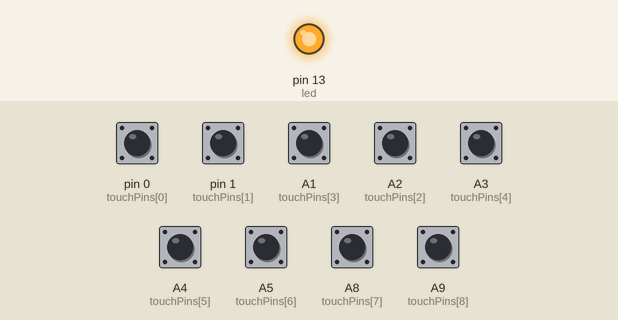
Simulated run of this program. Board: Teensy 3. On the bench: output pins drawn as LEDs (lit = HIGH). Inputs (shaded band) come from the test bench; at power-on: A1 (touchPins[3]), A2 (touchPins[2]), A3 (touchPins[4]), A4 (touchPins[5]), A5 (touchPins[6]), A8 (touchPins[7]), A9 (touchPins[8]), pin 0 (touchPins[0]), pin 1 (touchPins[1]) HIGH. Random numbers use the default seed unless the program sets one.

Above: at 4.0 s.
At 10.0 s:
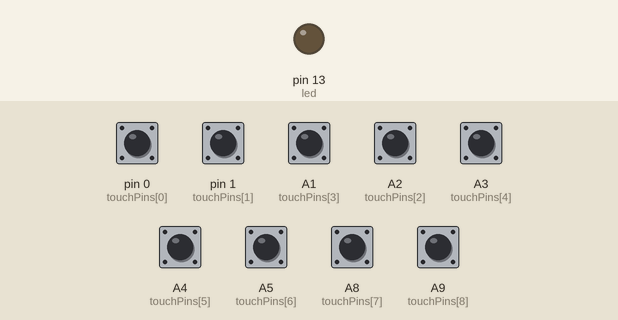
Timing chart, 0 to 12.2 s (numbered marks = the images above):
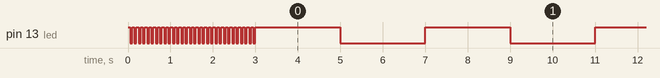

Measured:
- by itself, pin 13 (led): goes 29 × (LOW 0.05 s, HIGH 0.05 s), LOW 0.05 s, 31 × (HIGH 2.0 s, LOW 2.0 s), HIGH 2.0 s, then LOW

The program:

main.cpp
```cpp
#include <Arduino.h>

constexpr bool DEBUG = false;

byte digital;
byte video;
byte camera;
byte ninetyfour;

const unsigned int numTouchPins = 9;
const unsigned int touchPins[numTouchPins] = {0,1,16,15,17,18,19,22,23};

// calibration
unsigned int minimum = 3000;
unsigned int maximum = 4500;

int current[numTouchPins];
unsigned int previous[numTouchPins];

// time guard for serial
unsigned long printTime;
const unsigned int printInterval = 100;
unsigned long pastPrintTime = 0;

// smoothing
const unsigned int numReadings = 60;
unsigned int readings[numTouchPins][numReadings];      // the readings
unsigned int readIndex[numTouchPins] = {0};              // the index of the current reading
unsigned int total[numTouchPins] = {0};                  // the running total
unsigned int average[numTouchPins] = {0};                // the average
const unsigned int smoothingInterval = 1;
unsigned long smoothingTime[numTouchPins];
unsigned long pastSmoothingTime[numTouchPins] = {0};

unsigned int ledInterval = 2000;
unsigned long ledTime;
unsigned long pastLedTime = 0;
bool ledLatch = false;

int led = 13;

// midi
int channel = 1;
bool sending = false;
bool did_send[numTouchPins];
elapsedMillis midiSendTimer;
int midiSendMaxTime = 5; // millis

void setup() {
    if (DEBUG) {
        while (!Serial)
        ;
        // dvcam debug baby
    }

    pinMode(led, OUTPUT);

    for (unsigned int i = 0; i < numTouchPins; i++) {
        // initialize all readings to 0
        for (unsigned int y = 0; y < numReadings; y++) {
            readings[i][y] = 0;
        }
    }

    for (int i = 0; i < 30; i++) {
        digitalWrite(led, HIGH);
        delay(50);
        digitalWrite(led, LOW);
        delay(50);
    }

    if (DEBUG) {
        Serial.println("\n\n\twe are running baby");
        delay(1500);
    }
}

void sendMidi(int ccNum, int value, int chan) {
    if(midiSendTimer > midiSendMaxTime) {
        usbMIDI.sendControlChange(ccNum, value, chan);
        midiSendTimer = 0;
    }
}

void loop() {

    for (unsigned int i = 0; i < numTouchPins; i++) {
        smoothingTime[i] = millis();
    }

    ledTime = millis();

    printTime = millis();


    for (unsigned int i = 0; i < numTouchPins; i++) {
        current[i] = touchRead(touchPins[i]);
        current[i] = map(current[i], minimum, maximum, 0, 127);
        current[i] = constrain(current[i], 0, 127);
    }

    for (unsigned int i = 0; i < numTouchPins; i++) {

        if (smoothingTime[i] - pastSmoothingTime[i] >= smoothingInterval) {

            // subtract the last reading:
            total[i] = total[i] - readings[i][readIndex[i]];
            // read from the touchiiii:
            readings[i][readIndex[i]] = current[i];
            // add the reading to the total:
            total[i] = total[i] + readings[i][readIndex[i]];
            // advance to the next position in the array:
            readIndex[i] = readIndex[i] + 1;

            // if we're at the end of the array...
            if (readIndex[i] >= numReadings) {
                // ...wrap around to the beginning:
                readIndex[i] = 0;
            }

            // calculate the average:
            average[i] = total[i] / numReadings;

            // update time guard
            pastSmoothingTime[i] = smoothingTime[i];

            // send
            if(average[i] != previous[i]) {
                previous[i] = average[i];
                sendMidi(i+1, average[i], channel);
                did_send[i] = true;
            }
        }
    }

    for (auto i = 0; i < numTouchPins; i++) {
        // make sure that no touch sends cc 0 value
        if((did_send[i]) && (average[i] < 1)) {
            usbMIDI.sendControlChange(i+1, 0, channel);
            did_send[i] = false;
        }
    }

    // check if we are sending midi or not
    for (unsigned int i = 0; i < numTouchPins; i++) {
        if (average[i] > 0) {
            sending = true;
            break;
        }
        sending = false;
    }

    // if we are sending midi change led blinking interval
    if (sending) {
        ledInterval = 25+random(500);
    } else {
        ledInterval = 2000;
    }

    // time to blink
    if (ledTime - pastLedTime >= ledInterval) {
        if (ledLatch == false) {
            ledLatch = true;
            digitalWrite(led, HIGH);
        } else {
            ledLatch = false;
            digitalWrite(led, LOW);
        }
        pastLedTime = ledTime;
    }

    if (DEBUG) {
        if (printTime - pastPrintTime >= printInterval) {
            Serial.print("\n\n\n");
            for (unsigned int i = 0; i < numTouchPins; i++) {
                Serial.print("\n\t###### THING ");
                Serial.print(i+1);
                Serial.println(" ######");

                Serial.print("\ttouch : ");
                Serial.println(current[i]);
                Serial.print("\tsmooth : ");
                Serial.println(average[i]);

                Serial.print("\tunproc reading: ");
                Serial.print(touchRead(touchPins[i]));
                Serial.print("\n");

                Serial.print("did send?");
                Serial.println(did_send[i]);
            }
            pastPrintTime = printTime;
        }
    }
    /* while (usbMIDI.read()); // read and discard any incoming MIDI messages */
}
```
